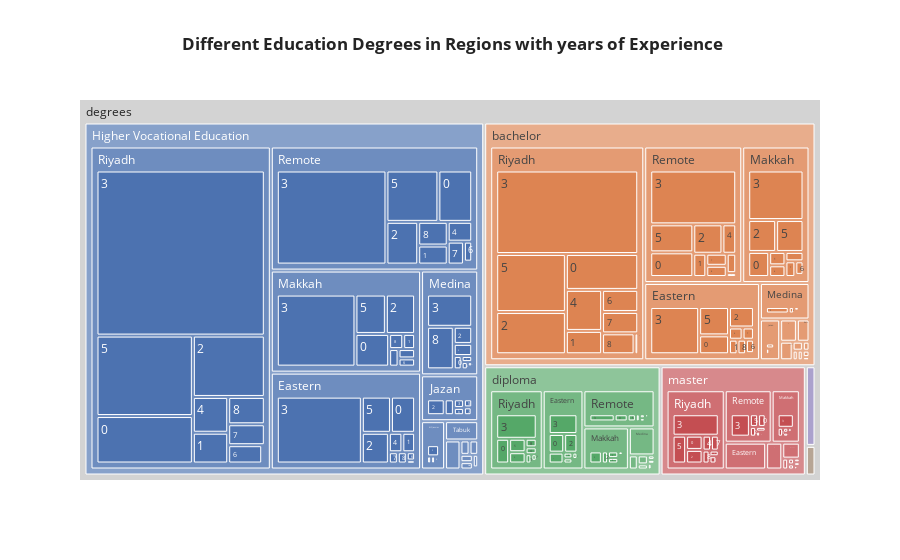

Notebook code for this chart:
### Markdown cell above
### 8th plot ||  Different Education Degrees in Regions with years of Experience
#### This plot gives insight into jobs that require a degree of Vocational Education wherein are accepted in the absence of experience by the employer, and this is evidence of the efficiency of this degree in producing a worker with high professional competence. Also, we noted that the higher we rise the academic degree, the fewer employment opportunities for those without experience in most of the regions in 2020. This may be an indication of employers' desire to compensate for losses after the Covid-19 pandemic by accepting seekers who have experience.

### Code cell
fig=px.treemap(df,path=[px.Constant('degrees'),'degrees','Regions','year_of_ex'],
               hover_name='degrees',
               template='seaborn',
               title='<b> Different Education Degrees in Regions with years of Experience')
fig.update_traces(root_color='lightgrey')

### Figure 1 — Plotly figure (JSON) as saved in the notebook; plotly's stock layout.template omitted (floating-point values rounded to 4 significant figures; data arrays with more than 128 entries replaced by an {"elided": "..."} marker saying what was removed)
{"data": [{"branchvalues": "total", "domain": {"x": [0, 1], "y": [0, 1]}, "hovertemplate": "<b>%{hovertext}</b><br><br>labels=%{label}<br>count=%{value}<br>parent=%{parent}<br>id=%{id}<extra></extra>", "hovertext": {"elided": "452 str values"}, "ids": {"elided": "452 str values"}, "labels": {"elided": "452 str values"}, "name": "", "parents": {"elided": "452 str values"}, "root": {"color": "lightgrey"}, "type": "treemap", "values": {"elided": "452 int values"}}], "layout": {"legend": {"tracegroupgap": 0}, "title": {"text": "<b> Different Education Degrees in Regions with years of Experience"}}}
